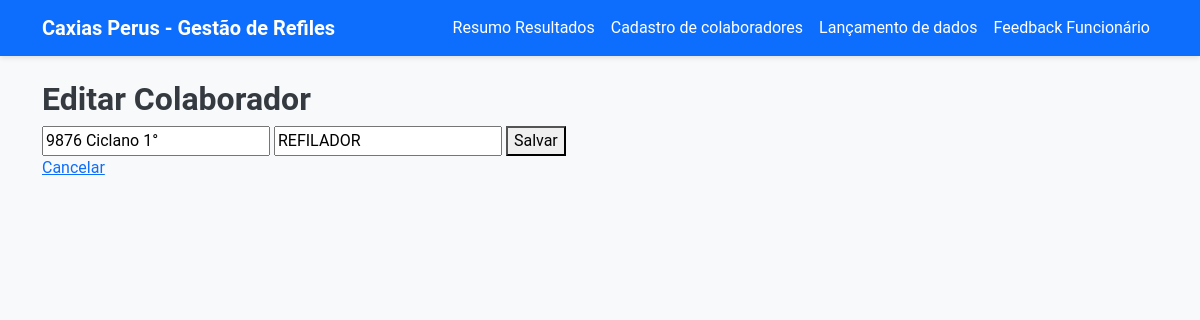
The page /colaboradores/edit/3 (signed in) on the database as committed earlier.
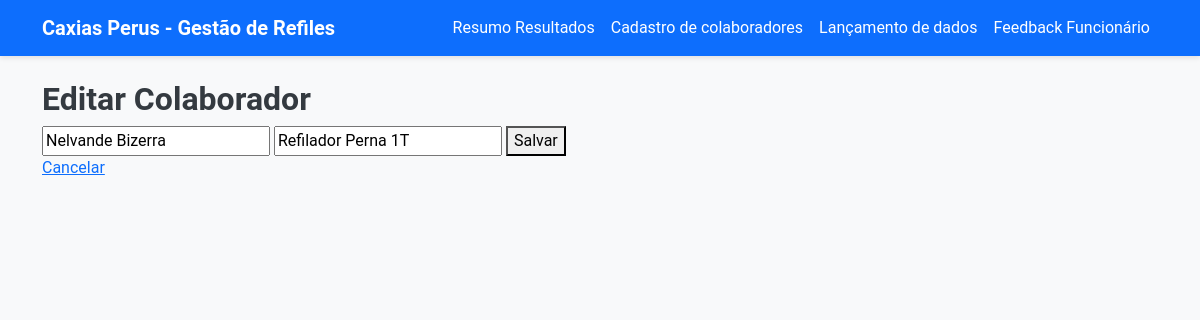
The same page on the database as committed later.
### app/models.py (models this page shows)
class Colaborador(db.Model):
    id = db.Column(db.Integer, primary_key=True)
    nome = db.Column(db.String(100), nullable=False)
    cargo = db.Column(db.String(100), nullable=False)
    importacoes = db.relationship('Importacao', backref='colaborador', cascade='all, delete-orphan')

### app/routes.py (the view, shortened to what this page needs)
@main.route('/colaboradores/edit/<int:id>', methods=['GET', 'POST'])
def edit_colaborador(id):
    colaborador = Colaborador.query.get_or_404(id)
    return render_template('edit_colaborador.html', colaborador=colaborador)

### app/templates/edit_colaborador.html
{% extends 'base.html' %}
{% block content %}
<h2>Editar Colaborador</h2>
<form method="POST">
    <input type="text" name="nome" value="{{ colaborador.nome }}" required>
    <input type="text" name="cargo" value="{{ colaborador.cargo }}" required>
    <button type="submit">Salvar</button>
</form>
<a href="{{ url_for('main.colaboradores') }}">Cancelar</a>
{% endblock %}

Rows that differ between the two databases and show on the page:
changed Colaborador: nome "9876 Ciclano 1°" → "Nelvande Bizerra"; cargo "REFILADOR" → "Refilador Perna 1T"
